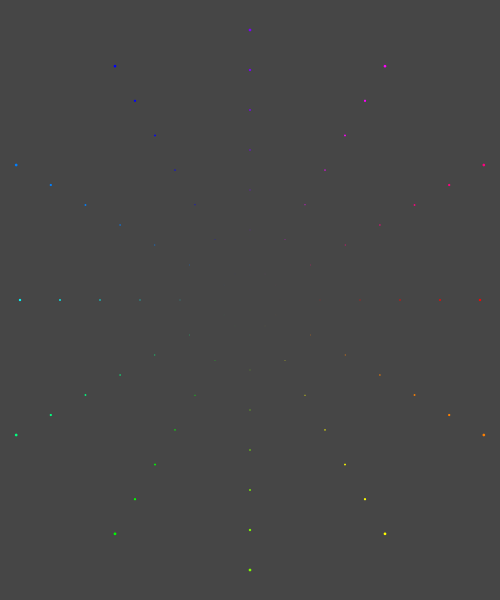
Frame 1 (no input)
Frame 60 (the mouse pressed at the canvas centre just before this capture): identical to frame 1, image omitted
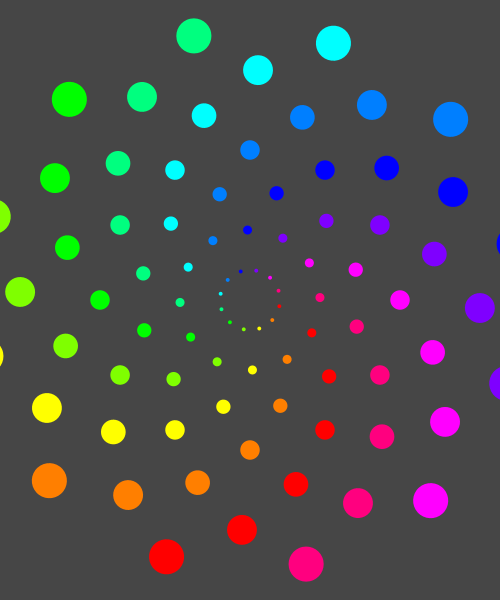
Frame 120 (the mouse held since frame 60 and released just before this capture)

The Processing sketch that drew these frames (run headless with seeded random() and noise(); from frame 60 on, the mouse is pressed at the canvas centre):

// Processing sketch: day2_12_colorWheel_interaction
// ── day2_12_colorWheel_interaction.pde
void setup() {
  size(500, 600);
  background(100);

  colorMode(HSB, 360, 100, 100); // Hue Saturation Brightness
}

void draw() {
  background(100);
  
  // float output = map(input, inputMin, inputMax, outputMin, outputMax);
  // you can also flip!
  // 8 = map(2, 0, 10, 10, 0);
  float angleAdj = map(mouseX, 0, width, 0.0, 0.8);
  //angleAdj = constrain(angleAdj, 0.0, 0.8); // if you would like to limit
  float sizeAdj = map(mouseY, 0, height, 0.01, 0.25);
  
  pushMatrix();
  translate( width/2, height/2 );
  int angleStep = 30;
  for (int distance = 30; distance < 300; distance += 40) {
    for (int angle=0; angle<360; angle += angleStep) {
      // angle!
      pushMatrix();
      rotate( radians(angle + distance * angleAdj) );

      fill(angle, 100, 100); //
      noStroke();
      ellipse(distance, 0, distance * sizeAdj, distance * sizeAdj);
      popMatrix();
    }
  }
  popMatrix();
}
